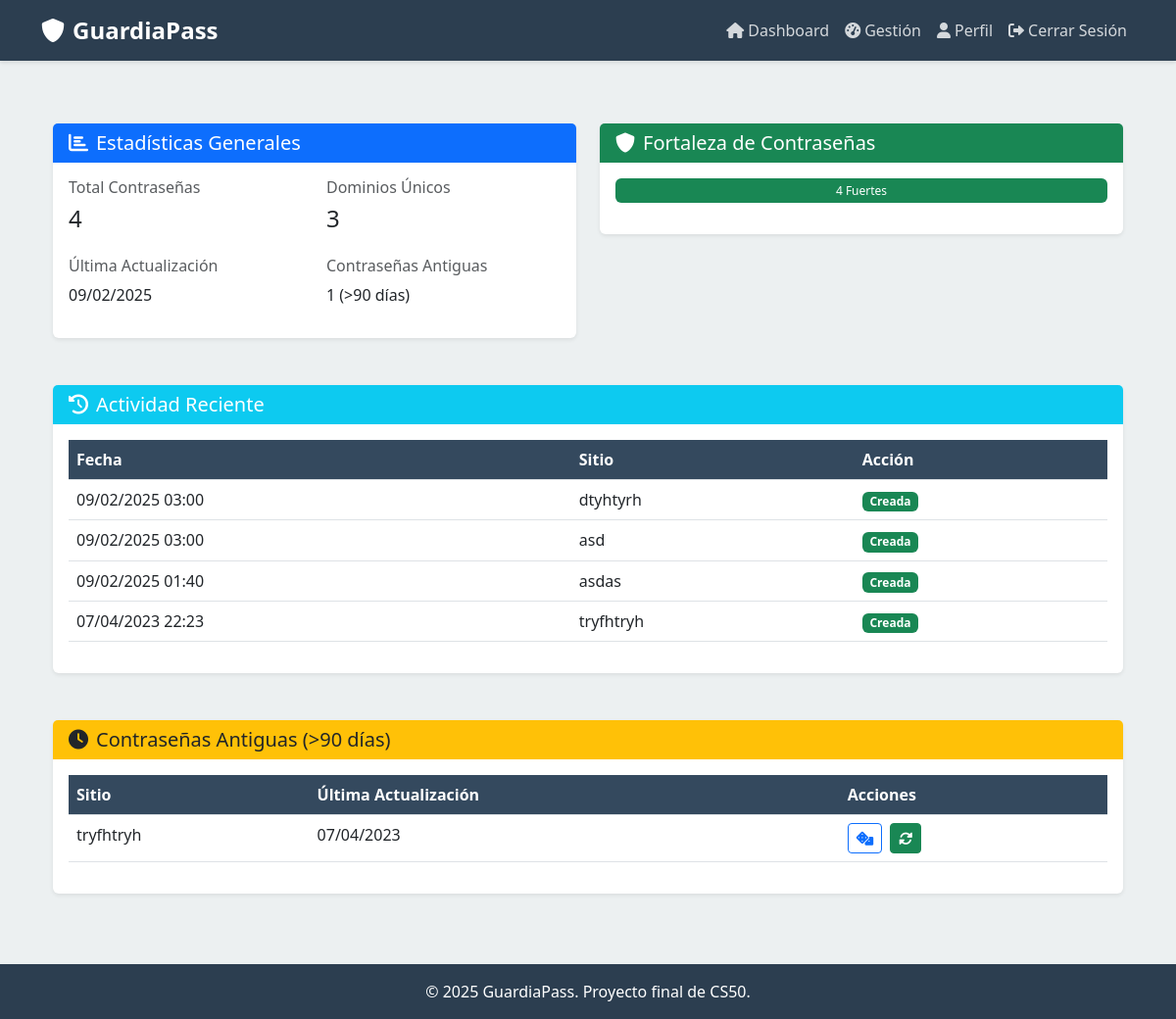
The app's page /profile (signed in), older data.
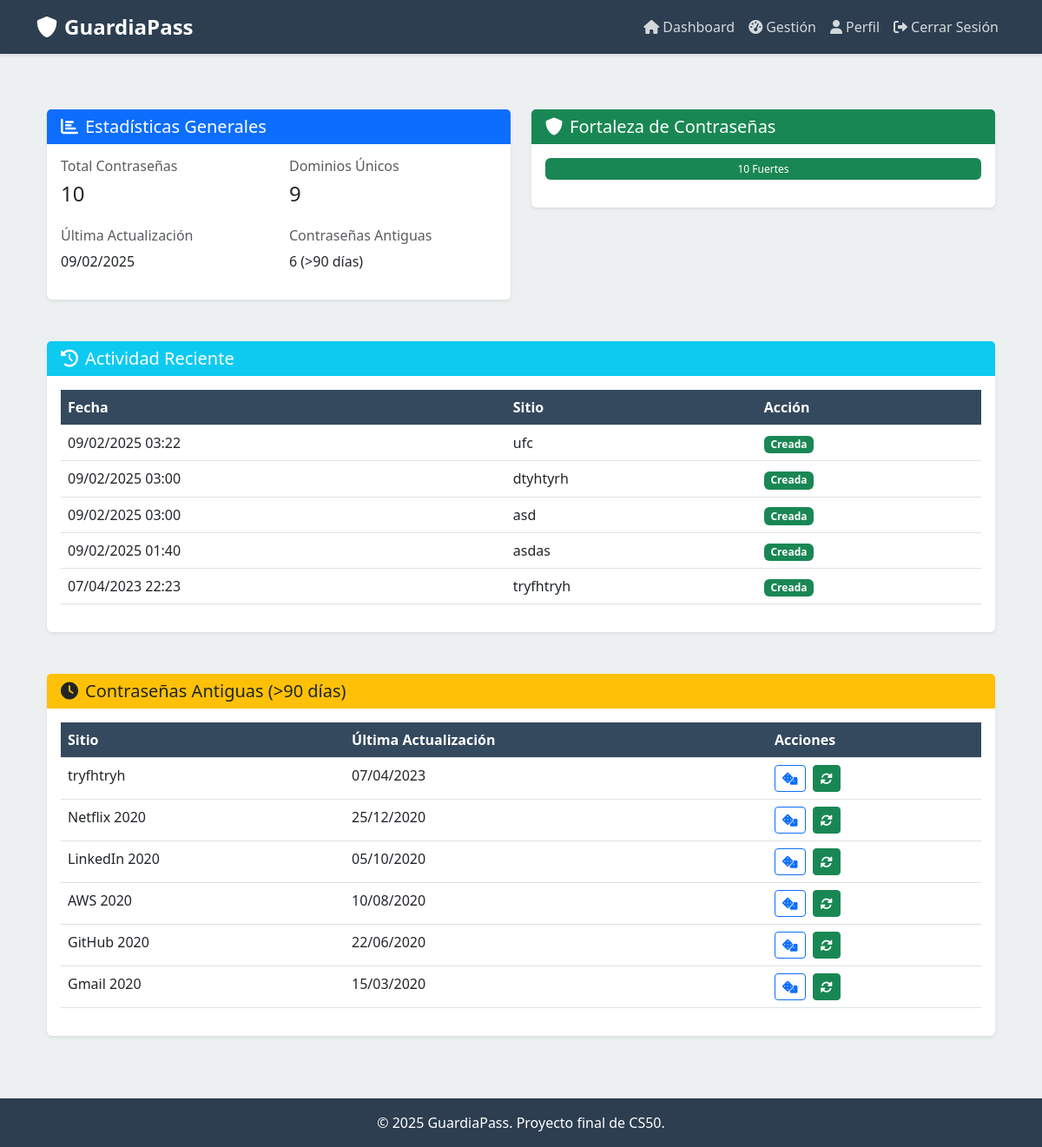
The same page, newer data.
### models/password.py (models this page shows, shortened)
class Password(db.Model):
    id = db.Column(db.Integer, primary_key=True)
    user_id = db.Column(db.Integer, db.ForeignKey('user.id'), nullable=False)
    name = db.Column(db.String(100), nullable=False)
    url = db.Column(db.String(200))
    username = db.Column(db.String(100), nullable=False)
    encrypted_password = db.Column(db.String(500), nullable=False)
    comments = db.Column(db.Text)
    created_at = db.Column(db.DateTime, default=datetime.utcnow)
    @staticmethod
    def get_all_for_user(user_id):
        return Password.query.filter_by(user_id=user_id).order_by(Password.created_at.desc()).all()
    def to_dict(self, include_password=False, master_key=None):
        data = {
            'id': self.id,
            'user_id': self.user_id,
            'name': self.name,
            'url': self.url,
            'username': self.username,
            'comments': self.comments,
            'created_at': self.created_at
        }
        if include_password and master_key:
            try:
                decryptor = PasswordEncryptor(master_key.encode())
                data['password'] = decryptor.decrypt(self.encrypted_password)
            except Exception:
                data['password'] = None
        return data

### routes/main.py (the view)
@main.route('/profile')
@login_required
def profile():
    passwords = Password.get_all_for_user(current_user.id)
    last_update = passwords[0].created_at if passwords else None
    unique_domains = len(set(urlparse(p.url).netloc for p in passwords if p.url))
    old_passwords = sum(1 for p in passwords if (datetime.utcnow() - p.created_at).days > 90)
    recent_activities = [
        {'date': p.created_at, 'site': p.name, 'action': 'Creada'}
        for p in sorted(passwords, key=lambda x: x.created_at, reverse=True)[:5]
    ]
    password_generator = PasswordGenerator()
    weak_count = medium_count = strong_count = 0
    for pwd in passwords:
        pwd_data = pwd.to_dict(include_password=True, master_key=session.get('master_key'))
        if not pwd_data.get('password'):
            continue
        is_valid, _ = password_generator.validate_password(pwd_data['password'])
        strength = len(pwd_data['password']) + sum(1 for c in pwd_data['password'] if c.isupper()) + \
                  sum(1 for c in pwd_data['password'] if c.isdigit()) + \
                  sum(1 for c in pwd_data['password'] if not c.isalnum())
        if strength < 10:
            weak_count += 1
        elif strength < 15:
            medium_count += 1
        else:
            strong_count += 1
    total = len(passwords)
    if total > 0:
        weak_percent = (weak_count / total) * 100
        medium_percent = (medium_count / total) * 100
        strong_percent = (strong_count / total) * 100
    else:
        weak_percent = medium_percent = strong_percent = 0
    return render_template('profile.html',
                         passwords=passwords,
                         last_update=last_update,
                         unique_domains=unique_domains,
                         old_passwords=old_passwords,
                         recent_activities=recent_activities,
                         weak_count=weak_count,
                         medium_count=medium_count,
                         strong_count=strong_count,
                         weak_percent=weak_percent,
                         medium_percent=medium_percent,
                         strong_percent=strong_percent)

### models/user.py (called while the page is built)
    @staticmethod
    def get(user_id):
        return User.query.get(int(user_id))

### routes/main.py (called while the page is built)
@main.context_processor
def utility_processor():
    return dict(
        now=lambda: datetime.now(timezone.utc),
        timezone=timezone
    )

### run.py (called while the page is built)
@login_manager.user_loader
def load_user(user_id):
    return User.get(user_id)

### utils/encryptor.py (called while the page is built)
    def decrypt(self, encrypted_password):
        return self.fernet.decrypt(encrypted_password.encode()).decode()

### utils/password_generator.py (called while the page is built)
    def validate_password(self, password):
        errors = []
        if len(password) < 12:
            errors.append("La contraseña debe tener al menos 12 caracteres")
        if len(password) > 60:
            errors.append("La contraseña no puede tener más de 60 caracteres")
        if not re.search(r'[A-Z]', password):
            errors.append("Debe contener al menos una mayúscula")
        if not re.search(r'[a-z]', password):
            errors.append("Debe contener al menos una minúscula")
        if not re.search(r'\d', password):
            errors.append("Debe contener al menos un número")
        if not re.search(r'[!@#$%^&*()_+\-=\[\]{}|;:,.<>?]', password):
            errors.append("Debe contener al menos un carácter especial")
        return len(errors) == 0, errors

### templates/profile.html (shortened to what this page needs)
{% extends "base.html" %}
{% block content %}
<div class="container py-4">
    <div class="row mb-4">
        <div class="col-md-6">
            <div class="card shadow-sm">
                <div class="card-header bg-primary text-white">
                    <h5 class="card-title mb-0">
                        <i class="fas fa-chart-bar me-2"></i>Estadísticas Generales
                    </h5>
                </div>
                <div class="card-body">
                    <div class="row">
                        <div class="col-6 mb-3">
                            <h6 class="text-muted">Total Contraseñas</h6>
                            <h4>{{ passwords|length }}</h4>
                        </div>
                        <div class="col-6 mb-3">
                            <h6 class="text-muted">Dominios Únicos</h6>
                            <h4>{{ unique_domains }}</h4>
                        </div>
                        <div class="col-6">
                            <h6 class="text-muted">Última Actualización</h6>
                            <p>{{ last_update.strftime('%d/%m/%Y') if last_update else 'Sin actualizaciones' }}</p>
                        </div>
                        <div class="col-6">
                            <h6 class="text-muted">Contraseñas Antiguas</h6>
                            <p>{{ old_passwords }} (>90 días)</p>
                        </div>
                    </div>
                </div>
            </div>
        </div>
        <div class="col-md-6">
            <div class="card shadow-sm">
                <div class="card-header bg-success text-white">
                    <h5 class="card-title mb-0">
                        <i class="fas fa-shield-alt me-2"></i>Fortaleza de Contraseñas
                    </h5>
                </div>
                <div class="card-body">
                    <div class="progress mb-3" style="height: 25px;">
                        <div class="progress-bar bg-success" role="progressbar"
                             style="width: {{ strong_percent }}%"
                             title="Fuertes: {{ strong_count }}">
                            {{ strong_count }} Fuertes
                        </div>
                    </div>
                </div>
            </div>
        </div>
    </div>
    <div class="row mb-4">
        <div class="col-12">
            <div class="card shadow-sm">
                <div class="card-header bg-info text-white">
                    <h5 class="card-title mb-0">
                        <i class="fas fa-history me-2"></i>Actividad Reciente
                    </h5>
                </div>
                <div class="card-body">
                    {% if recent_activities %}
                    <div class="table-responsive">
                        <table class="table table-hover">
                            <thead>
                                <tr>
                                    <th>Fecha</th>
                                    <th>Sitio</th>
                                    <th>Acción</th>
                                </tr>
                            </thead>
                            <tbody>
                                {% for activity in recent_activities %}
                                <tr>
                                    <td>{{ activity.date.strftime('%d/%m/%Y %H:%M') }}</td>
                                    <td>{{ activity.site }}</td>
                                    <td><span class="badge bg-success">{{ activity.action }}</span></td>
                                </tr>
                                {% endfor %}
                            </tbody>
                        </table>
                    </div>
                    {% else %}
                    <p class="text-muted mb-0">No hay actividad reciente</p>
                    {% endif %}
                </div>
            </div>
        </div>
    </div>
    <div class="row">
        <div class="col-12">
            <div class="card shadow-sm">
                <div class="card-header bg-warning text-dark">
                    <h5 class="card-title mb-0">
                        <i class="fas fa-clock me-2"></i>Contraseñas Antiguas (>90 días)
                    </h5>
                </div>
                <div class="card-body">
                    {% if old_passwords > 0 %}
                    <div class="table-responsive">
                        <table class="table table-hover">
                            <thead>
                                <tr>
                                    <th>Sitio</th>
                                    <th>Última Actualización</th>
                                    <th>Acciones</th>
                                </tr>
                            </thead>
                            <tbody>
                                {% for pwd in passwords %}
                                {% if (now() - pwd.created_at.replace(tzinfo=timezone.utc)).days > 90 %}
                                <tr>
                                    <td>{{ pwd.name }}</td>
                                    <td>{{ pwd.created_at.strftime('%d/%m/%Y') }}</td>
                                    <td>
                                        <button class="btn btn-sm btn-outline-primary me-1"
                                                onclick="generatePassword({{ pwd.id }})"
                                                title="Generar nueva contraseña">
                                            <i class="fas fa-dice"></i>
                                        </button>
                                        <button class="btn btn-sm btn-success"
                                                onclick="updatePassword({{ pwd.id }})"
                                                title="Actualizar contraseña">
                                            <i class="fas fa-sync-alt"></i>
                                        </button>
                                    </td>
                                </tr>
                                {% endif %}
                                {% endfor %}
                            </tbody>
                        </table>
                    </div>
                    {% else %}
                    <p class="text-muted mb-0">No hay contraseñas antiguas</p>
                    {% endif %}
                </div>
            </div>
        </div>
    </div>
</div>
{% endblock %}

### templates/base.html (shortened to what this page needs)
<!DOCTYPE html>
<html lang="es">
<head>
    <link href="https://cdn.jsdelivr.net/npm/bootstrap@5.3.0/dist/css/bootstrap.min.css" rel="stylesheet">
    <link href="https://cdnjs.cloudflare.com/ajax/libs/font-awesome/6.0.0/css/all.min.css" rel="stylesheet">
</head>
<body>
    <nav class="navbar navbar-expand-lg navbar-dark">
        <div class="container">
            <a class="navbar-brand" href="{{ url_for('main.index') }}">
                <i class="fas fa-shield-alt me-2"></i>GuardiaPass
            </a>
            <div class="collapse navbar-collapse" id="navbarNav">
                <ul class="navbar-nav ms-auto">
                    {% if session.get('_user_id') %}
                        <li class="nav-item">
                            <a class="nav-link" href="{{ url_for('main.dashboard') }}">
                                <i class="fas fa-home me-1"></i>Dashboard
                            </a>
                        </li>
                        <li class="nav-item">
                            <a class="nav-link" href="{{ url_for('main.manage') }}">
                                <i class="fas fa-tachometer-alt me-1"></i>Gestión
                            </a>
                        </li>
                        <li class="nav-item">
                            <a class="nav-link" href="{{ url_for('main.profile') }}">
                                <i class="fas fa-user me-1"></i>Perfil
                            </a>
                        </li>
                        <li class="nav-item">
                            <a class="nav-link" href="{{ url_for('auth.logout') }}">
                                <i class="fas fa-sign-out-alt me-1"></i>Cerrar Sesión
                            </a>
                        </li>
                    {% endif %}
                </ul>
            </div>
        </div>
    </nav>
    <main class="container py-4">
        {% block content %}{% endblock %}
    </main>
    <footer class="footer">
        <div class="container text-center">
            <p class="mb-0">&copy; 2025 GuardiaPass. Proyecto final de CS50.</p>
        </div>
    </footer>
</body>
</html>

### templates/base.html (style rules this page uses)
:root { --primary-color: #2c3e50; --secondary-color: #34495e; --accent-color: #3498db; --success-color: #27ae60; --warning-color: #f1c40f; --danger-color: #e74c3c; --light-bg: #ecf0f1; }
body { background-color: var(--light-bg); min-height: 100vh; display: flex; flex-direction: column; }
.navbar { background-color: var(--primary-color); box-shadow: 0 2px 4px rgba(0,0,0,0.1); }
.navbar-brand { color: white !important; font-weight: bold; font-size: 1.5rem; }
.nav-link { color: rgba(255,255,255,0.8) !important; transition: color 0.3s ease; }
.card { border: none; box-shadow: 0 4px 6px rgba(0,0,0,0.1); margin-bottom: 1.5rem; }
.card-header { background-color: var(--primary-color); color: white; border-bottom: none; }
.footer { background-color: var(--primary-color); color: white; padding: 1rem 0; margin-top: auto; }
.table { background-color: white; border-radius: 8px; }
.table th { background-color: var(--secondary-color); color: white; }

Row changes from the older to the newer data that the page shows:
added Password: created_at "09/02/2025", date "09/02/2025 03:22", site "ufc", action "Creada", shown under "Actividad Reciente"
added Password: name "Netflix 2020", created_at "25/12/2020", shown under "Contraseñas Antiguas (>90 días)"
added Password: name "LinkedIn 2020", created_at "05/10/2020", shown under "Contraseñas Antiguas (>90 días)"
added Password: name "AWS 2020", created_at "10/08/2020", shown under "Contraseñas Antiguas (>90 días)"
added Password: name "GitHub 2020", created_at "22/06/2020", shown under "Contraseñas Antiguas (>90 días)"
added Password: name "Gmail 2020", created_at "15/03/2020", shown under "Contraseñas Antiguas (>90 días)"
Text that changed along with them:
{{ passwords|length }}: "4" → "10"
{{ unique_domains }}: "3" → "9"
{{ old_passwords }}: "1" → "6"
{{ strong_count }}: "4" → "10"
